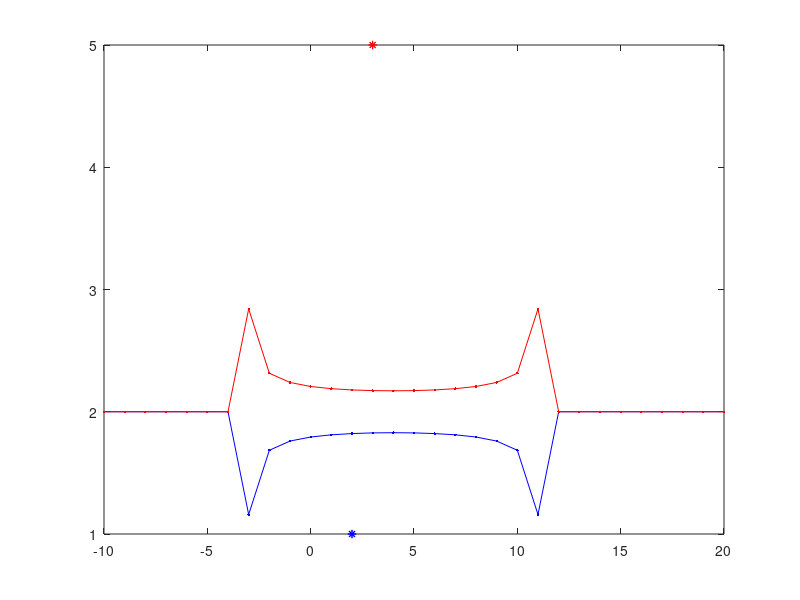

This chart was generated by the following MATLAB code:
x1 = -10:1:20;
F = -8.81887145067;
y1 = [];
y2 = [];
for i=1:length(x1)
    x = x1(i);
    a = 2*(x*x)-16*x+8*F;
    tmp = sqrt(4 - 12*a)/(2*a);
    y1(i) = 2+tmp;
    y2(i) = 2-tmp;
end
%txt1 = ['x2 = 2+sqrt(4-12*2*(x*x)-16*x+8*-8.8188)/(2*2*(x*x)-16*x+8*-8.8188)'];

figure(1)
%subplot(2,1,1)
a = plot(x1, real(y1), 'b.-');
%title("x2 = 2+sqrt(4-12*2*(x*x)-16*x+8*-8.8188)/(2*2*(x*x)-16*x+8*-8.8188)")
hold on;
plot(3,5,'r*');
plot(2,1, 'b*');
%subplot(2,1,2)
b = plot(x1, real(y2), 'r.-');
%title("x2 = 2-sqrt(4-12*2*(x*x)-16*x+8*-8.8188)/(2*2*(x*x)-16*x+8*-8.8188)")
hold on
plot(3,5,'r*');
plot(2,1, 'b*');

